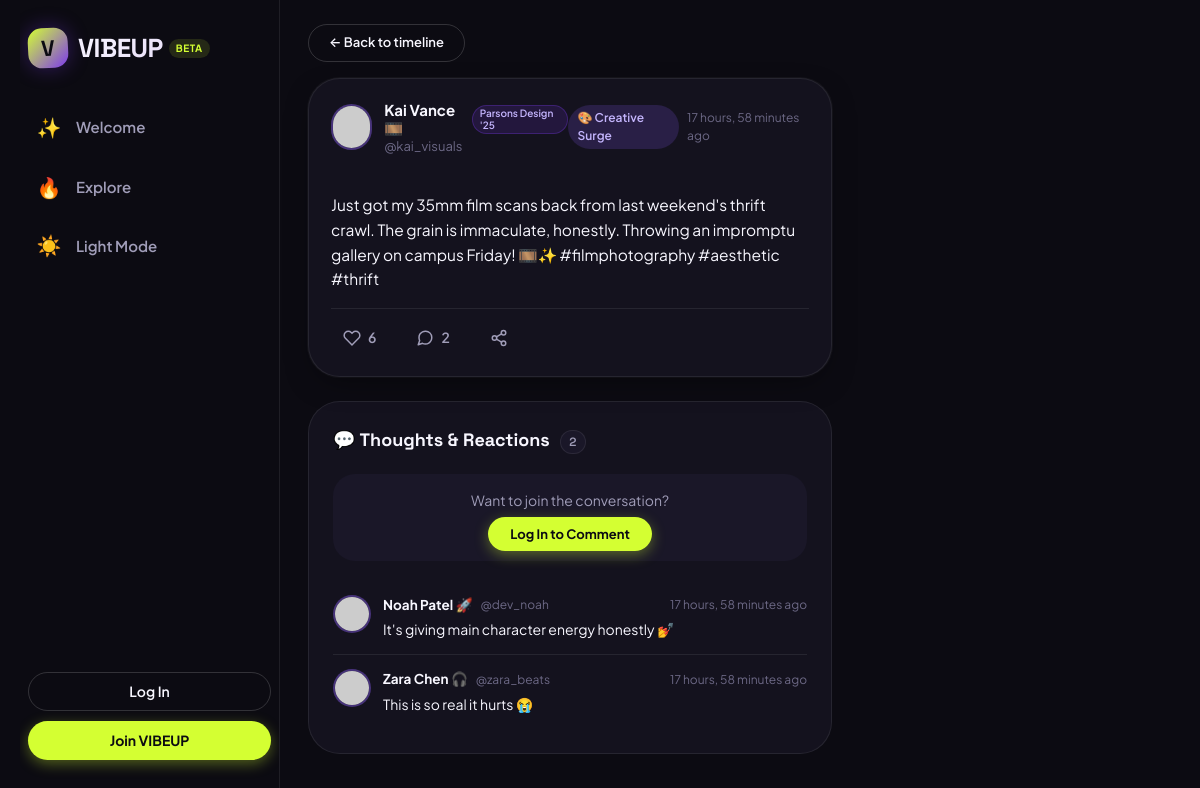
The app's page /post/2/ with its own data.
### core/models.py (models this page shows, shortened)
class Post(models.Model):
    MOOD_CHOICES = [
        ('', '✨ No Mood Tag'),
        ('🎧 In My Zone', '🎧 In My Zone'),
        ('☕ Campus Grind', '☕ Campus Grind'),
        ('💀 Brain Rot', '💀 Brain Rot'),
        ('✨ Feeling Iconic', '✨ Feeling Iconic'),
        ('🌙 Midnight Musings', '🌙 Midnight Musings'),
        ('⚡ Unhinged Energy', '⚡ Unhinged Energy'),
        ('🍕 Late Night Craving', '🍕 Late Night Craving'),
        ('🎨 Creative Surge', '🎨 Creative Surge'),
    ]
    author = models.ForeignKey(User, on_delete=models.CASCADE, related_name='posts')
    content = models.TextField(max_length=1000)
    image = models.ImageField(upload_to='posts/', blank=True, null=True)
    mood = models.CharField(max_length=50, choices=MOOD_CHOICES, blank=True, default='')
    created_at = models.DateTimeField(auto_now_add=True, db_index=True)
    updated_at = models.DateTimeField(auto_now=True)
    class Meta:
        ordering = ['-created_at']
    @property
    def likes_count(self):
        return self.likes.count()
    @property
    def comments_count(self):
        return self.comments.count()

class Profile(models.Model):
    THEME_CHOICES = [
        ('dark', 'Dark Theme'),
        ('light', 'Light Theme'),
    ]
    user = models.OneToOneField(User, on_delete=models.CASCADE, related_name='profile')
    display_name = models.CharField(max_length=60, blank=True)
    avatar = models.ImageField(upload_to='avatars/', blank=True, null=True)
    bio = models.TextField(max_length=300, blank=True)
    pronouns = models.CharField(max_length=30, blank=True, default='')
    campus = models.CharField(max_length=100, blank=True, default='', help_text="e.g. NYU '26, UCLA Design")
    interests = models.CharField(max_length=250, blank=True, default='', help_text="Comma-separated interests")
    vibe_tag = models.CharField(max_length=50, blank=True, default='Vibe Architect')
    website = models.URLField(max_length=200, blank=True, default='')
    theme_preference = models.CharField(max_length=10, choices=THEME_CHOICES, default='dark')
    created_at = models.DateTimeField(auto_now_add=True)
    def get_display_name(self):
        return self.display_name.strip() if self.display_name else self.user.username
    def get_avatar_url(self):
        if self.avatar:
            try:
                return self.avatar.url
            except Exception:
                pass
        encoded = urllib.parse.quote(self.user.username)
        return f"https://api.dicebear.com/7.x/bottts-neutral/svg?seed={encoded}&backgroundColor=b6e3f4,c0aede,d1d4f9,ffd5dc,ffdfbf"

class Comment(models.Model):
    post = models.ForeignKey(Post, on_delete=models.CASCADE, related_name='comments')
    author = models.ForeignKey(User, on_delete=models.CASCADE, related_name='comments')
    content = models.TextField(max_length=500)
    created_at = models.DateTimeField(auto_now_add=True)
    class Meta:
        ordering = ['created_at']

### core/views.py (the view)
def post_detail_view(request, pk):
    post = get_object_or_404(
        Post.objects.select_related('author', 'author__profile'),
        pk=pk
    )
    comments = post.comments.select_related('author', 'author__profile').all()
    comment_form = CommentForm()
    has_liked = False
    if request.user.is_authenticated:
        has_liked = post.is_liked_by(request.user)
    context = {
        'post': post,
        'comments': comments,
        'comment_form': comment_form,
        'has_liked': has_liked,
    }
    return render(request, 'feed/post_detail.html', context)

### core/context_processors.py (called while the page is built, shortened)
def vibeup_context(request):
    context = {
        'APP_NAME': 'VIBEUP',
        'APP_TAGLINE': 'Your people. Your chaos. Your corner of the internet.',
        'unread_notifications_count': 0,
        'user_theme': 'dark',
    }
    return context

### templates/feed/post_detail.html (shortened to what this page needs)
{% extends 'base.html' %}
{% load static %}
{% block content %}
<div style="max-width: 680px; margin: 0 auto;">
  <div style="margin-bottom: 16px;">
    <a href="javascript:history.back()" class="btn-pill-outline" style="font-size: 13px; display: inline-flex; align-items: center; gap: 6px;">
      ← Back to timeline
    </a>
  </div>
  {% include 'includes/post_card.html' with post=post %}
  <section class="comments-section">
    <div style="display: flex; align-items: center; justify-content: space-between; margin-bottom: 20px;">
      <h2 class="comments-title" style="margin: 0;">
        💬 Thoughts & Reactions
        <span class="detail-comments-count badge-tag" style="padding: 2px 8px; font-size: 12px; margin-left: 6px;">
          {{ comments|length }}
        </span>
      </h2>
    </div>
    {% if user.is_authenticated %}
      <form class="comment-ajax-form" data-post-id="{{ post.id }}" method="POST" action="{% url 'add_comment' post.id %}">
        {% csrf_token %}
        <div class="comment-input-row">
          <img src="{{ user.profile.get_avatar_url }}" alt="{{ user.username }}" class="user-avatar-sm" style="width: 38px; height: 38px;">
          {{ comment_form.content }}
          <button type="submit" class="btn-pill-primary" style="padding: 8px 18px; font-size: 13px;">
            Drop
          </button>
        </div>
      </form>
    {% else %}
      <div style="padding: 16px; background-color: var(--bg-surface-elevated); border-radius: var(--radius-lg); text-align: center; margin-bottom: 20px;">
        <p style="font-size: 14px; color: var(--text-secondary); margin-bottom: 10px;">Want to join the conversation?</p>
        <a href="{% url 'login' %}?next={{ request.path }}" class="btn-pill-primary" style="font-size: 13px;">Log In to Comment</a>
      </div>
    {% endif %}
    <div class="comments-stream">
      {% if comments %}
        {% for comment in comments %}
          <div class="comment-item" id="comment-{{ comment.id }}">
            <a href="{% url 'profile' comment.author.username %}">
              <img src="{{ comment.author.profile.get_avatar_url }}" alt="{{ comment.author.username }}" class="user-avatar-sm" style="width: 38px; height: 38px;">
            </a>
            <div class="comment-body">
              <div class="comment-header">
                <div style="display: flex; align-items: center; gap: 8px;">
                  <a href="{% url 'profile' comment.author.username %}" class="comment-author-name">
                    {{ comment.author.profile.get_display_name }}
                  </a>
                  <span class="user-meta-handle">@{{ comment.author.username }}</span>
                </div>
                <div style="display: flex; align-items: center; gap: 10px;">
                  <span class="timestamp">{{ comment.created_at|timesince }} ago</span>
                </div>
              </div>
              <p class="comment-text">{{ comment.content|linebreaksbr }}</p>
            </div>
          </div>
        {% endfor %}
      {% else %}
        <div class="empty-comments-notice empty-state" style="padding: 30px 10px;">
          <div style="font-size: 28px; margin-bottom: 8px;">💭</div>
          <p class="empty-state-desc" style="margin-bottom: 0;">No thoughts dropped yet. Be the first to chime in!</p>
        </div>
      {% endif %}
    </div>
  </section>
</div>
{% endblock %}

### templates/includes/post_card.html (shortened to what this page needs)
<article class="post-card" id="post-card-{{ post.id }}">
  <div class="post-header">
    <div class="post-author-info">
      <a href="{% url 'profile' post.author.username %}">
        <img src="{{ post.author.profile.get_avatar_url }}" alt="{{ post.author.username }}" class="post-avatar">
      </a>
      <div class="post-author-names">
        <div class="post-author-name">
          <a href="{% url 'profile' post.author.username %}">{{ post.author.profile.get_display_name }}</a>
          {% if post.author.profile.campus %}
            <span class="badge-tag campus-tag" style="font-size: 10px; padding: 1px 7px;">{{ post.author.profile.campus }}</span>
          {% endif %}
        </div>
        <div class="post-author-handle">
          <a href="{% url 'profile' post.author.username %}">@{{ post.author.username }}</a>
        </div>
      </div>
    </div>
    <div class="post-header-badges">
      {% if post.mood %}
        <span class="mood-badge">{{ post.mood }}</span>
      {% endif %}
      <span class="timestamp" title="{{ post.created_at|date:'M d, Y H:i' }}">{{ post.created_at|timesince }} ago</span>
    </div>
  </div>
  <div class="post-content">
    {{ post.content|linebreaksbr }}
  </div>
  <div class="post-actions">
    <div class="action-btn-group">
      {% if user.is_authenticated %}
        <button type="button" class="action-btn btn-like {% if post.has_liked %}liked{% endif %}" data-post-id="{{ post.id }}" aria-label="Like post">
          <svg viewBox="0 0 24 24" fill="none" stroke="currentColor" stroke-width="2" stroke-linecap="round" stroke-linejoin="round">
            <path d="M20.84 4.61a5.5 5.5 0 0 0-7.78 0L12 5.67l-1.06-1.06a5.5 5.5 0 0 0-7.78 7.78l1.06 1.06L12 21.23l7.78-7.78 1.06-1.06a5.5 5.5 0 0 0 0-7.78z"></path>
          </svg>
          <span class="like-count">{{ post.likes_count }}</span>
        </button>
      {% else %}
        <a href="{% url 'login' %}" class="action-btn" aria-label="Log in to like">
          <svg viewBox="0 0 24 24" fill="none" stroke="currentColor" stroke-width="2">
            <path d="M20.84 4.61a5.5 5.5 0 0 0-7.78 0L12 5.67l-1.06-1.06a5.5 5.5 0 0 0-7.78 7.78l1.06 1.06L12 21.23l7.78-7.78 1.06-1.06a5.5 5.5 0 0 0 0-7.78z"></path>
          </svg>
          <span class="like-count">{{ post.likes_count }}</span>
        </a>
      {% endif %}
      <a href="{% url 'post_detail' post.id %}" class="action-btn" aria-label="Comments">
        <span class="post-comments-count-{{ post.id }}">{{ post.comments_count }}</span>
      </a>
      <button type="button" class="action-btn btn-share" data-post-url="{% url 'post_detail' post.id %}" aria-label="Share post" title="Copy link to vibe">
      </button>
    </div>
  </div>
</article>

### records on screen
Post: author.profile.get_display_name "Kai Vance 🎞️", author.profile.campus "Parsons Design '25", author.username "kai_visuals", mood "🎨 Creative Surge", created_at "17 hours, 58 minutes", content "Just got my 35mm film scans back from last weekend's thrift crawl. The grain is immaculate, honestly. Throwing an impromptu gallery on campus Friday! 🎞️✨ #filmphotography #aesthetic #thrift", likes_count "6", comments_count "2"
Comment: author.profile.get_display_name "Noah Patel 🚀", author.username "dev_noah", created_at "17 hours, 58 minutes", content "It's giving main character energy honestly 💅"
Comment: author.profile.get_display_name "Zara Chen 🎧", author.username "zara_beats", created_at "17 hours, 58 minutes", content "This is so real it hurts 😭"

### other values on screen
{{ comments|length }} "2"
